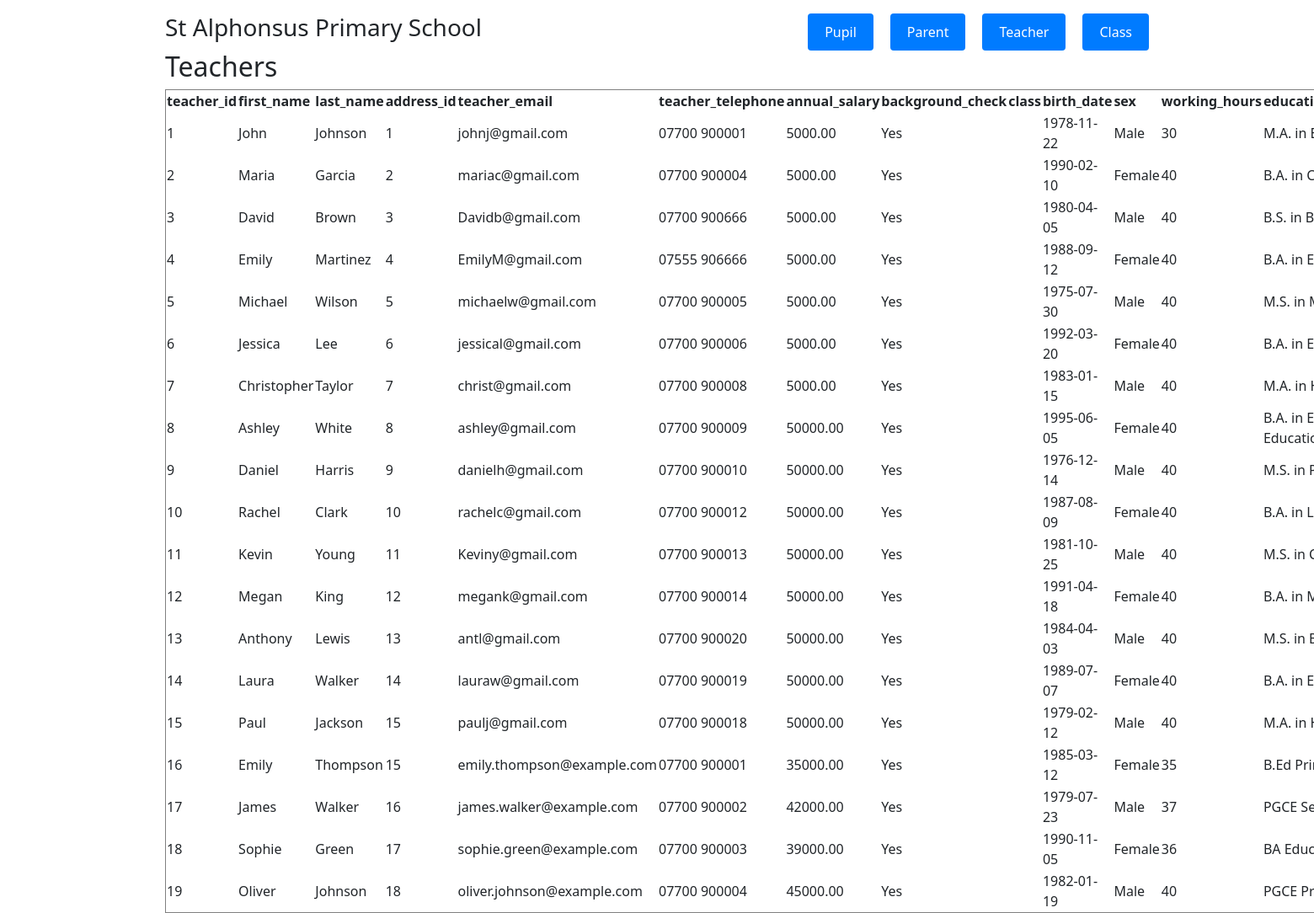
The app's page /teachers_view.php with its own data.
### tables this page shows
CREATE TABLE IF NOT EXISTS teachers (
    id INT AUTO_INCREMENT PRIMARY KEY,
    first_name VARCHAR(100) NOT NULL,
    last_name VARCHAR(100) NOT NULL,
    address_id INT,
    teacher_email VARCHAR(255) NOT NULL UNIQUE,  
    teacher_telephone VARCHAR(20) NOT NULL, 
    annual_salary DECIMAL(10, 2) NOT NULL,
    background_check BOOLEAN NOT NULL,
    class VARCHAR(100) NOT NULL, 
    birth_date DATE NOT NULL,
    sex VARCHAR(10) NOT NULL, 
    working_hours INT NOT NULL,
    educational_qualifications VARCHAR(255) NOT NULL, 
    created_at DATETIME DEFAULT CURRENT_TIMESTAMP,  
    updated_at DATETIME DEFAULT CURRENT_TIMESTAMP ON UPDATE CURRENT_TIMESTAMP,
    FOREIGN KEY (address_id) REFERENCES addresses(id)
);

### public/teachers_view.php (the view, shortened to what this page needs)
<?php
try {
    $pdo = OpenCon();
} catch (PDOException $e) {
    echo "Connection failed: " . $e->getMessage();
    exit();
}
?>
<!DOCTYPE html>
<html lang="en">
<head>
    <link rel="stylesheet" href="https://cdn.jsdelivr.net/npm/@docsearch/css@3">
    <link href="../assets/dist/css/bootstrap.min.css" rel="stylesheet">
    <link href="../css/style.css" rel="stylesheet">
</head>
<div class="cover-container d-flex w-100 h-100 p-3 mx-auto flex-column">
  <header class="mb-auto">
      <h3 class="float-md-start mb-0">St Alphonsus Primary School</h3>
      <nav class="nav nav-masthead justify-content-center float-md-end">
      <div class="dropdown">
        <button>Pupil</button>
    </div>
    <div class="dropdown">
        <button>Parent</button>
    </div>
    <div class="dropdown">
        <button>Teacher</button>
    </div>
    <div class="dropdown">
        <button>Class</button>
    </div>
  </header>
<body>
    <h2>Teachers</h2>
    <table border="1">
    <tr>
        <th>teacher_id</th>
        <th>first_name</th>
        <th>last_name</th>
        <th>address_id</th>
        <th>teacher_email</th>
        <th>teacher_telephone</th>
        <th>annual_salary</th>
        <th>background_check</th>
        <th>class</th>
        <th>birth_date</th>
        <th>sex</th>
        <th>working_hours</th>
        <th>educational_qualifications</th>
    </tr>
    <?php
    $sql = "SELECT * FROM teachers ORDER BY id";
    $stmt = $pdo->query($sql);
    while ($row = $stmt->fetch(PDO::FETCH_ASSOC)) {
        echo "<tr>
                <td>" . htmlspecialchars($row['id']) . "</td>
                <td>" . htmlspecialchars($row['first_name']) . "</td>
                <td>" . htmlspecialchars($row['last_name']) . "</td>
                <td>" . htmlspecialchars($row['address_id']) . "</td>
                <td>" . htmlspecialchars($row['teacher_email']) . "</td>
                <td>" . htmlspecialchars($row['teacher_telephone']) . "</td>
                <td>" . htmlspecialchars($row['annual_salary']) . "</td>
                <td>" . ($row['background_check'] ? 'Yes' : 'No') . "</td>
                <td>" . htmlspecialchars($row['class']) . "</td>
                <td>" . htmlspecialchars($row['birth_date']) . "</td>
                <td>" . htmlspecialchars($row['sex']) . "</td>
                <td>" . htmlspecialchars($row['working_hours']) . "</td>
                <td>" . htmlspecialchars($row['educational_qualifications']) . "</td>
                <td>
                    <form method='POST'>
                        <input type='hidden' name='teacherid' value='" . htmlspecialchars($row['id']) . "' />
                        <input type='submit' onclick='return confirm(\"This teacher will be permanently deleted and cannot be recovered. Are you sure?\")' value='Delete' />
                    </form>
                </td>
              </tr>";
    }
    ?>
</table>
</body>
</html>

### public/css/style.css (style rules this page uses)
html, body { height: 100%; }
body { padding-bottom: 20px; }
.cover-container { max-width: 1200px; margin: 0 auto; padding: 0 20px; display: flex; flex-direction: column; justify-content: space-between; min-height: 100vh; }
.nav { display: flex; justify-content: center; gap: 20px; margin-bottom: 0; }
.dropdown button { background-color: #007bff; color: white; padding: 10px 20px; border: none; border-radius: 4px; cursor: pointer; font-size: 16px; }

### records on screen
teachers: id "1", first_name "John", last_name "Johnson", address "1", teacher_email "johnj@gmail.com", teacher_telephone "07700 900001", annual_salary "5000.00", background_check "Yes", birth_date "1978-11-22", sex "Male", working_hours "30", educational_qualifications "M.A. in…"
teachers: id "2", first_name "Maria", last_name "Garcia", address "2", teacher_email "mariac@gmail.com", teacher_telephone "07700 900004", annual_salary "5000.00", background_check "Yes", birth_date "1990-02-10", sex "Female", working_hours "40", educational_qualifications "B.A. in…"
teachers: id "3", first_name "David", last_name "Brown", address "3", teacher_email "Davidb@gmail.com", teacher_telephone "07700 900666", annual_salary "5000.00", background_check "Yes", birth_date "1980-04-05", sex "Male", working_hours "40", educational_qualifications "B.S. in…"
teachers: id "4", first_name "Emily", last_name "Martinez", address "4", teacher_email "EmilyM@gmail.com", teacher_telephone "07555 906666", annual_salary "5000.00", background_check "Yes", birth_date "1988-09-12", sex "Female", working_hours "40", educational_qualifications "B.A. in…"
teachers: id "5", first_name "Michael", last_name "Wilson", address "5", teacher_email "michaelw@gmail.com", teacher_telephone "07700 900005", annual_salary "5000.00", background_check "Yes", birth_date "1975-07-30", sex "Male", working_hours "40", educational_qualifications "M.S. in…"
teachers: id "6", first_name "Jessica", last_name "Lee", address "6", teacher_email "jessical@gmail.com", teacher_telephone "07700 900006", annual_salary "5000.00", background_check "Yes", birth_date "1992-03-20", sex "Female", working_hours "40", educational_qualifications "B.A. in…"
teachers: id "7", first_name "Christopher", last_name "Taylor", address "7", teacher_email "christ@gmail.com", teacher_telephone "07700 900008", annual_salary "5000.00", background_check "Yes", birth_date "1983-01-15", sex "Male", working_hours "40", educational_qualifications "M.A. in…"
teachers: id "8", first_name "Ashley", last_name "White", address "8", teacher_email "ashley@gmail.com", teacher_telephone "07700 900009", annual_salary "50000.00", background_check "Yes", birth_date "1995-06-05", sex "Female", working_hours "40", educational_qualifications "B.A. in…"
teachers: id "9", first_name "Daniel", last_name "Harris", address "9", teacher_email "danielh@gmail.com", teacher_telephone "07700 900010", annual_salary "50000.00", background_check "Yes", birth_date "1976-12-14", sex "Male", working_hours "40", educational_qualifications "M.S. in…"
teachers: id "10", first_name "Rachel", last_name "Clark", address "10", teacher_email "rachelc@gmail.com", teacher_telephone "07700 900012", annual_salary "50000.00", background_check "Yes", birth_date "1987-08-09", sex "Female", working_hours "40", educational_qualifications "B.A. in…"
teachers: id "11", first_name "Kevin", last_name "Young", address "11", teacher_email "Keviny@gmail.com", teacher_telephone "07700 900013", annual_salary "50000.00", background_check "Yes", birth_date "1981-10-25", sex "Male", working_hours "40", educational_qualifications "M.S. in…"
teachers: id "12", first_name "Megan", last_name "King", address "12", teacher_email "megank@gmail.com", teacher_telephone "07700 900014", annual_salary "50000.00", background_check "Yes", birth_date "1991-04-18", sex "Female", working_hours "40", educational_qualifications "B.A. in…"
teachers: id "13", first_name "Anthony", last_name "Lewis", address "13", teacher_email "antl@gmail.com", teacher_telephone "07700 900020", annual_salary "50000.00", background_check "Yes", birth_date "1984-04-03", sex "Male", working_hours "40", educational_qualifications "M.S. in…"
teachers: id "14", first_name "Laura", last_name "Walker", address "14", teacher_email "lauraw@gmail.com", teacher_telephone "07700 900019", annual_salary "50000.00", background_check "Yes", birth_date "1989-07-07", sex "Female", working_hours "40", educational_qualifications "B.A. in…"
teachers: id "15", first_name "Paul", last_name "Jackson", address "15", teacher_email "paulj@gmail.com", teacher_telephone "07700 900018", annual_salary "50000.00", background_check "Yes", birth_date "1979-02-12", sex "Male", working_hours "40", educational_qualifications "M.A. in…"
teachers: id "16", first_name "Emily", last_name "Thompson", address "15", teacher_email "emily.thompson@example.com", teacher_telephone "07700 900001", annual_salary "35000.00", background_check "Yes", birth_date "1985-03-12", sex "Female", working_hours "35", educational_qualifications "B.Ed…"
teachers: id "17", first_name "James", last_name "Walker", address "16", teacher_email "james.walker@example.com", teacher_telephone "07700 900002", annual_salary "42000.00", background_check "Yes", birth_date "1979-07-23", sex "Male", working_hours "37", educational_qualifications "PGCE…"
teachers: id "18", first_name "Sophie", last_name "Green", address "17", teacher_email "sophie.green@example.com", teacher_telephone "07700 900003", annual_salary "39000.00", background_check "Yes", birth_date "1990-11-05", sex "Female", working_hours "36", educational_qualifications "BA…"
teachers: id "19", first_name "Oliver", last_name "Johnson", address "18", teacher_email "oliver.johnson@example.com", teacher_telephone "07700 900004", annual_salary "45000.00", background_check "Yes", birth_date "1982-01-19", sex "Male", working_hours "40", educational_qualifications "PGCE…"
